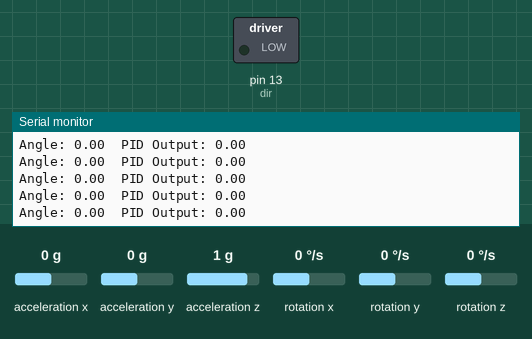
Recording of a sketch running on a simulated Arduino Uno, built with avr-gcc and run on an emulated ATmega328P. On the bench: switched loads named in the sketch (green lamp = pin HIGH), the last lines printed to the serial monitor. The inputs (shaded band) are chosen by the test bench; at power-on: acceleration x 0 g, acceleration z 1 g, acceleration y 0 g, rotation x 0 °/s, rotation y 0 °/s, rotation z 0 °/s.

Above: at 12.2 s.
12.3 s: acceleration x set to -1.4 g
At 12.9 s:
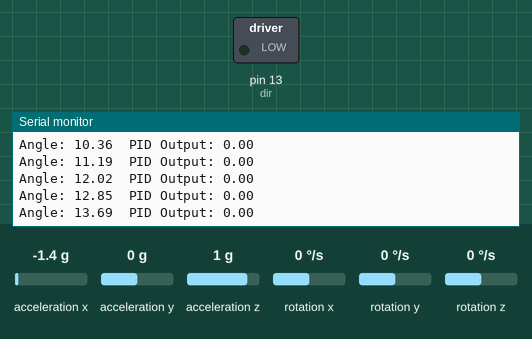
15.3 s: acceleration z set to 0 g
At 16.4 s:
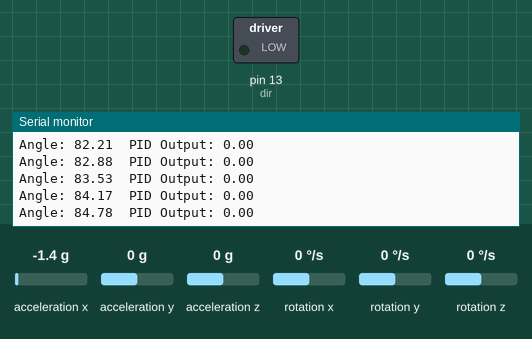
18.3 s: acceleration y set to -1.4 g
At 18.8 s:
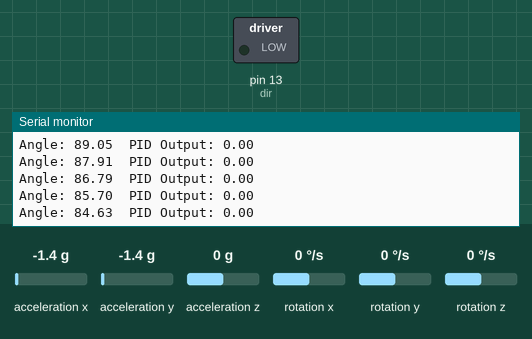
Timing chart, 0 to 21.3 s (numbered marks = the images above; inputs shaded):
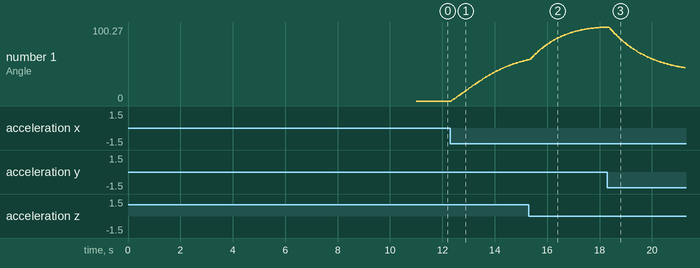

The sketch:

PID_KALMAN.ino
```cpp
#include <Stepper.h>
#include "Wire.h"
#include <MPU6050_light.h>
#include <Kalman.h>
#include <PID_v1.h>

Kalman kalmanX;
Kalman kalmanY;
const int stepsPerRevolution = 200 * 4;  // Change this to fit the number of steps per revolution
int dir = 13;

MPU6050 mpu(Wire);

Stepper myStepper(stepsPerRevolution, 14, 12);
const int delayMS = 0;

// Define PID constants
double Kp = 1.0;  // Proportional constant
double Ki = 0.0;  // Integral constant
double Kd = 0.0;  // Derivative constant

double setpoint = 0.0;  // Desired angle
double stepy;
double kalman_y;

// Create a PID object
PID myPID(&kalman_y, &stepy, &setpoint, Kp, Ki, Kd, DIRECT);

void setup() {
  // Set the speed at 60 RPM:
  pinMode(dir, OUTPUT);
  digitalWrite(dir, LOW);
  Serial.begin(9600);
  Wire.begin();

  byte status = mpu.begin();
  Serial.print(F("MPU6050 status: "));
  Serial.println(status);
  while (status != 0) {}  // Stop everything if could not connect to MPU6050

  Serial.println(F("Calculating offsets, do not move MPU6050"));
  delay(10000);
  mpu.calcOffsets(true, true);  // Gyro and accelerometer calibration
  Serial.println("Done!\n");
  myStepper.setSpeed(180);
  kalmanX.setAngle(0);
  kalmanY.setAngle(0);

  // Initialize the PID controller
  myPID.SetMode(AUTOMATIC);
  // myPID.SetOutputLimits(-200, 200);  // Adjust these limits as needed
}

void loop() {
  // Step one revolution in one direction:
  mpu.update();
  double kalman = kalmanY.getAngle(mpu.getAngleY(), mpu.getAccAngleY() / 131.0, 0.01);
  double Y = map(mpu.getAngleY() * 100, 0, 9000, 9000, 0);

  kalman_y = kalman;

  // Set the setpoint to the desired angle (adjust as needed)
  setpoint = 0.0;

  // Compute the PID control output
  myPID.Compute();

  // Print the filtered angle and PID output
  Serial.print("Angle: ");
  Serial.print(kalman);
  Serial.print("  PID Output: ");
  Serial.println(stepy);

  // Add a condition for stopping the motor (e.g., if you reach a desired angle)

  delay(10);
}
```

Measured:
- after the input at 12.3 s, the serial monitor: prints a new line after 0.06 s (image 1)
- plotted number 1: 0 → 55.83 after the input at 12.3 s
